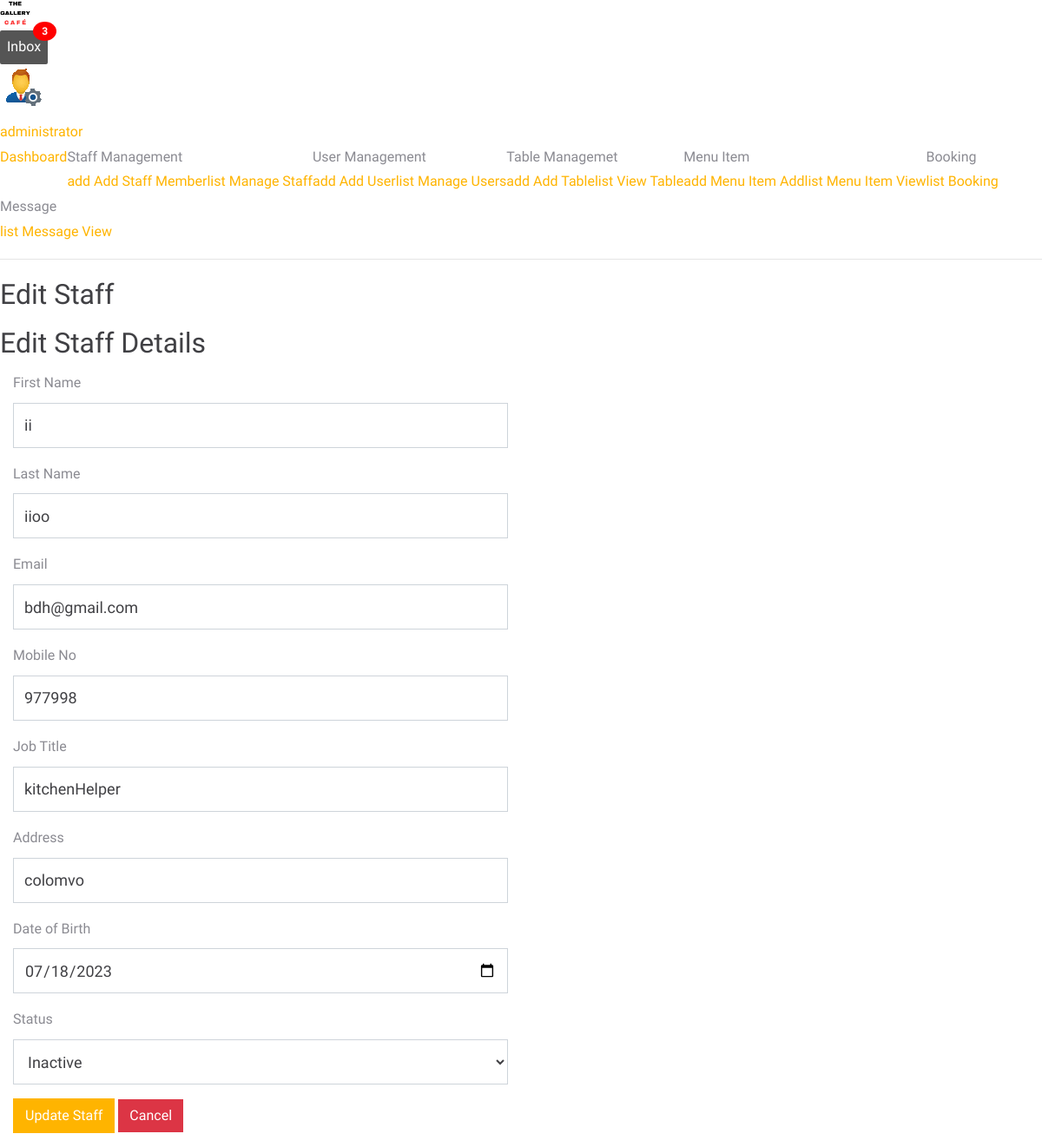
The app's page /dashboard/staff-edit.php?id=2 (signed in) with its own data.
### tables this page shows
CREATE TABLE `staff` (
  `empId` int(11) NOT NULL,
  `firstName` varchar(100) DEFAULT NULL,
  `lastName` varchar(100) DEFAULT NULL,
  `email` varchar(100) DEFAULT NULL,
  `jobTitle` varchar(50) DEFAULT NULL,
  `mobileNo` varchar(15) DEFAULT NULL,
  `addr` varchar(255) DEFAULT NULL,
  `nic` varchar(20) DEFAULT NULL,
  `dob` date DEFAULT NULL,
  `password` varchar(255) DEFAULT NULL,
  `photo` varchar(255) DEFAULT NULL,
  `status` int(10) NOT NULL
);

### dashboard/staff-edit.php (the view, shortened to what this page needs)
<?php
include 'template/header.php';
$con = connect();
$empId = $_GET['id'];
$sql = "SELECT * FROM `staff` WHERE empId = ?";
$stmt = $con->prepare($sql);
$stmt->bind_param('i', $empId);
$stmt->execute();
$result = $stmt->get_result();
$staff = $result->fetch_assoc();
?>
<body>
    <section class="body">
        <?php include 'template/top-bar.php'; ?>
        <div class="inner-wrapper">
            <?php include 'template/left-bar.php'; ?>
            <section role="main" class="content-body">
                <header class="page-header">
                    <h2>Edit Staff</h2>
                </header>
                <section class="panel">
                    <header class="panel-heading">
                        <h2 class="panel-title">Edit Staff Details</h2>
                    </header>
                    <div class="panel-body">
                        <form action="staff-update.php" method="POST" class="form-horizontal">
                            <div class="form-group">
                                <label class="col-sm-3 control-label">First Name</label>
                                <div class="col-sm-6">
                                    <input type="text" name="firstName" class="form-control" value="<?php echo $staff['firstName']; ?>" required>
                                </div>
                            </div>
                            <div class="form-group">
                                <label class="col-sm-3 control-label">Last Name</label>
                                <div class="col-sm-6">
                                    <input type="text" name="lastName" class="form-control" value="<?php echo $staff['lastName']; ?>" required>
                                </div>
                            </div>
                            <div class="form-group">
                                <label class="col-sm-3 control-label">Email</label>
                                <div class="col-sm-6">
                                    <input type="email" name="email" class="form-control" value="<?php echo $staff['email']; ?>" required>
                                </div>
                            </div>
                            <div class="form-group">
                                <label class="col-sm-3 control-label">Mobile No</label>
                                <div class="col-sm-6">
                                    <input type="text" name="mobileNo" class="form-control" value="<?php echo $staff['mobileNo']; ?>" required>
                                </div>
                            </div>
                            <div class="form-group">
                                <label class="col-sm-3 control-label">Job Title</label>
                                <div class="col-sm-6">
                                    <input type="text" name="jobTitle" class="form-control" value="<?php echo $staff['jobTitle']; ?>" required>
                                </div>
                            </div>
                            <div class="form-group">
                                <label class="col-sm-3 control-label">Address</label>
                                <div class="col-sm-6">
                                    <input type="text" name="addr" class="form-control" value="<?php echo $staff['addr']; ?>" required>
                                </div>
                            </div>
                            <div class="form-group">
                                <label class="col-sm-3 control-label">Date of Birth</label>
                                <div class="col-sm-6">
                                    <input type="date" name="dob" class="form-control" value="<?php echo $staff['dob']; ?>" required>
                                </div>
                            </div>
                            <div class="form-group">
                                <label class="col-sm-3 control-label">Status</label>
                                <div class="col-sm-6">
                                    <select name="status" class="form-control">
                                        <option value="9" <?php echo $staff['status'] == 9 ? 'selected' : ''; ?>>Inactive</option>
                                    </select>
                                </div>
                            </div>
                            <div class="form-group">
                                <div class="col-sm-6 col-sm-offset-3">
                                    <button type="submit" class="btn btn-primary">Update Staff</button>
                                    <a href="staff-manage.php" class="btn btn-danger">Cancel</a>
                                </div>
                            </div>
                        </form>
                    </div>
                </section>
            </section>
        </div>
    </section>
</body>
</html>

### records on screen
staff: firstName "ii", lastName "iioo", email "bdh@gmail.com", mobileNo "977998", jobTitle "kitchenHelper", addr "colomvo", dob "07/18/2023", status "Inactive"
